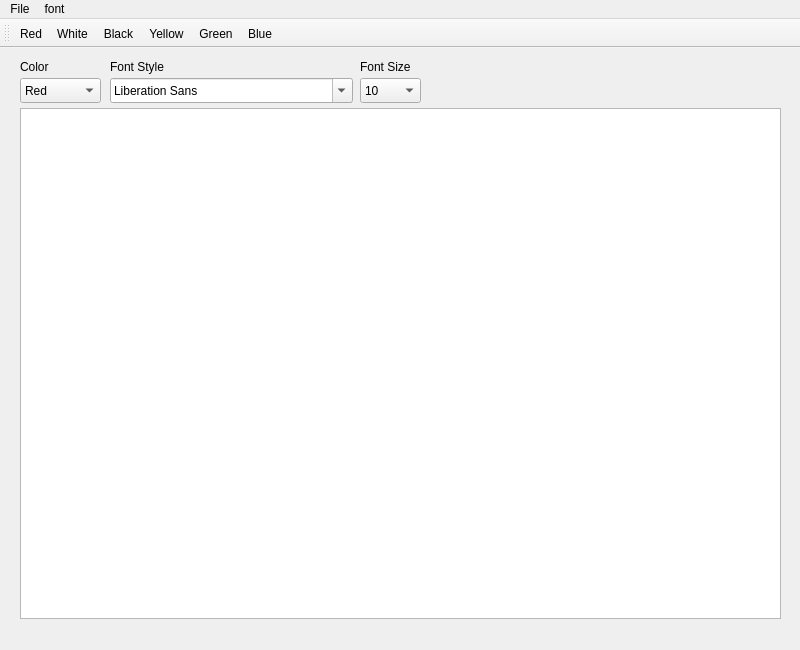
<?xml version="1.0" encoding="UTF-8"?>
<ui version="4.0">
 <class>MainWindow</class>
 <widget class="QMainWindow" name="MainWindow">
  <property name="geometry">
   <rect>
    <x>0</x>
    <y>0</y>
    <width>800</width>
    <height>650</height>
   </rect>
  </property>
  <property name="minimumSize">
   <size>
    <width>800</width>
    <height>650</height>
   </size>
  </property>
  <property name="maximumSize">
   <size>
    <width>800</width>
    <height>650</height>
   </size>
  </property>
  <property name="windowTitle">
   <string>NotaPadQT</string>
  </property>
  <widget class="QWidget" name="centralwidget">
   <widget class="QWidget" name="verticalLayoutWidget">
    <property name="geometry">
     <rect>
      <x>20</x>
      <y>60</y>
      <width>761</width>
      <height>511</height>
     </rect>
    </property>
    <layout class="QVBoxLayout" name="verticalLayout">
     <item>
      <widget class="QTextEdit" name="textEdit"/>
     </item>
    </layout>
   </widget>
   <widget class="QComboBox" name="comboBox">
    <property name="geometry">
     <rect>
      <x>20</x>
      <y>30</y>
      <width>81</width>
      <height>25</height>
     </rect>
    </property>
    <item>
     <property name="text">
      <string>Red</string>
     </property>
     <property name="icon">
      <iconset resource="../Resources.qrc">
       <normaloff>:/images/Icons/red.jpg</normaloff>:/images/Icons/red.jpg</iconset>
     </property>
    </item>
    <item>
     <property name="text">
      <string>White</string>
     </property>
     <property name="icon">
      <iconset resource="../Resources.qrc">
       <normaloff>:/images/Icons/white.jpg</normaloff>:/images/Icons/white.jpg</iconset>
     </property>
    </item>
    <item>
     <property name="text">
      <string>Black</string>
     </property>
     <property name="icon">
      <iconset resource="../Resources.qrc">
       <normaloff>:/images/Icons/black.jpg</normaloff>:/images/Icons/black.jpg</iconset>
     </property>
    </item>
    <item>
     <property name="text">
      <string>Yellow</string>
     </property>
     <property name="icon">
      <iconset resource="../Resources.qrc">
       <normaloff>:/images/Icons/yellow.jpg</normaloff>:/images/Icons/yellow.jpg</iconset>
     </property>
    </item>
    <item>
     <property name="text">
      <string>Green</string>
     </property>
     <property name="icon">
      <iconset resource="../Resources.qrc">
       <normaloff>:/images/Icons/green.jpg</normaloff>:/images/Icons/green.jpg</iconset>
     </property>
    </item>
    <item>
     <property name="text">
      <string>Blue</string>
     </property>
     <property name="icon">
      <iconset resource="../Resources.qrc">
       <normaloff>:/images/Icons/blue.jpg</normaloff>:/images/Icons/blue.jpg</iconset>
     </property>
    </item>
   </widget>
   <widget class="QLabel" name="ColorLabel">
    <property name="geometry">
     <rect>
      <x>20</x>
      <y>10</y>
      <width>31</width>
      <height>17</height>
     </rect>
    </property>
    <property name="text">
     <string>Color</string>
    </property>
   </widget>
   <widget class="QFontComboBox" name="fontComboBox">
    <property name="geometry">
     <rect>
      <x>110</x>
      <y>30</y>
      <width>243</width>
      <height>25</height>
     </rect>
    </property>
   </widget>
   <widget class="QLabel" name="FontLabel">
    <property name="geometry">
     <rect>
      <x>110</x>
      <y>10</y>
      <width>71</width>
      <height>17</height>
     </rect>
    </property>
    <property name="text">
     <string>Font Style</string>
    </property>
   </widget>
   <widget class="QComboBox" name="comboBox_Font_Size">
    <property name="geometry">
     <rect>
      <x>360</x>
      <y>30</y>
      <width>61</width>
      <height>25</height>
     </rect>
    </property>
    <item>
     <property name="text">
      <string>10</string>
     </property>
    </item>
    <item>
     <property name="text">
      <string>12</string>
     </property>
    </item>
    <item>
     <property name="text">
      <string>14</string>
     </property>
    </item>
    <item>
     <property name="text">
      <string>16</string>
     </property>
    </item>
    <item>
     <property name="text">
      <string>20</string>
     </property>
    </item>
    <item>
     <property name="text">
      <string>24</string>
     </property>
    </item>
    <item>
     <property name="text">
      <string>28</string>
     </property>
    </item>
    <item>
     <property name="text">
      <string>32</string>
     </property>
    </item>
    <item>
     <property name="text">
      <string>45</string>
     </property>
    </item>
    <item>
     <property name="text">
      <string>72</string>
     </property>
    </item>
   </widget>
   <widget class="QLabel" name="sizeLabel">
    <property name="geometry">
     <rect>
      <x>360</x>
      <y>10</y>
      <width>51</width>
      <height>17</height>
     </rect>
    </property>
    <property name="text">
     <string>Font Size</string>
    </property>
   </widget>
  </widget>
  <widget class="QMenuBar" name="menubar">
   <property name="geometry">
    <rect>
     <x>0</x>
     <y>0</y>
     <width>800</width>
     <height>22</height>
    </rect>
   </property>
   <widget class="QMenu" name="menuNotaPadQT">
    <property name="title">
     <string>File</string>
    </property>
    <addaction name="actionNew"/>
    <addaction name="actionOpen"/>
    <addaction name="actionSave"/>
    <addaction name="actionSettings"/>
   </widget>
   <widget class="QMenu" name="menufont">
    <property name="title">
     <string>font</string>
    </property>
    <widget class="QMenu" name="menuChange_color">
     <property name="title">
      <string>Change color</string>
     </property>
     <addaction name="actionRedFont"/>
     <addaction name="actionWhiteFont"/>
     <addaction name="actionBlackFont"/>
     <addaction name="actionYellowFont"/>
     <addaction name="actionGreenFont"/>
     <addaction name="actionBlueFont"/>
    </widget>
    <addaction name="menuChange_color"/>
   </widget>
   <addaction name="menuNotaPadQT"/>
   <addaction name="menufont"/>
  </widget>
  <widget class="QToolBar" name="toolBar">
   <property name="windowTitle">
    <string>toolBar</string>
   </property>
   <attribute name="toolBarArea">
    <enum>TopToolBarArea</enum>
   </attribute>
   <attribute name="toolBarBreak">
    <bool>false</bool>
   </attribute>
   <addaction name="actionRedFont"/>
   <addaction name="actionWhiteFont"/>
   <addaction name="actionBlackFont"/>
   <addaction name="actionYellowFont"/>
   <addaction name="actionGreenFont"/>
   <addaction name="actionBlueFont"/>
  </widget>
  <action name="actionNew">
   <property name="icon">
    <iconset theme="document-new">
     <normaloff>.</normaloff>.</iconset>
   </property>
   <property name="text">
    <string>New</string>
   </property>
  </action>
  <action name="actionOpen">
   <property name="icon">
    <iconset theme="document-open">
     <normaloff>.</normaloff>.</iconset>
   </property>
   <property name="text">
    <string>Open</string>
   </property>
  </action>
  <action name="actionSave">
   <property name="icon">
    <iconset theme="document-save">
     <normaloff>.</normaloff>.</iconset>
   </property>
   <property name="text">
    <string>Save</string>
   </property>
  </action>
  <action name="actionRedFont">
   <property name="icon">
    <iconset resource="../Resources.qrc">
     <normaloff>:/images/Icons/red.jpg</normaloff>:/images/Icons/red.jpg</iconset>
   </property>
   <property name="text">
    <string>Red</string>
   </property>
  </action>
  <action name="actionWhiteFont">
   <property name="icon">
    <iconset resource="../Resources.qrc">
     <normaloff>:/images/Icons/white.jpg</normaloff>:/images/Icons/white.jpg</iconset>
   </property>
   <property name="text">
    <string>White</string>
   </property>
  </action>
  <action name="actionBlackFont">
   <property name="icon">
    <iconset resource="../Resources.qrc">
     <normaloff>:/images/Icons/black.jpg</normaloff>:/images/Icons/black.jpg</iconset>
   </property>
   <property name="text">
    <string>Black</string>
   </property>
  </action>
  <action name="actionYellowFont">
   <property name="icon">
    <iconset resource="../Resources.qrc">
     <normaloff>:/images/Icons/yellow.jpg</normaloff>:/images/Icons/yellow.jpg</iconset>
   </property>
   <property name="text">
    <string>Yellow</string>
   </property>
  </action>
  <action name="actionGreenFont">
   <property name="icon">
    <iconset resource="../Resources.qrc">
     <normaloff>:/images/Icons/green.jpg</normaloff>:/images/Icons/green.jpg</iconset>
   </property>
   <property name="text">
    <string>Green</string>
   </property>
  </action>
  <action name="actionBlueFont">
   <property name="icon">
    <iconset resource="../Resources.qrc">
     <normaloff>:/images/Icons/blue.jpg</normaloff>:/images/Icons/blue.jpg</iconset>
   </property>
   <property name="text">
    <string>Blue</string>
   </property>
  </action>
  <action name="actionSettings">
   <property name="icon">
    <iconset theme="dialog-information"/>
   </property>
   <property name="text">
    <string>Settings...</string>
   </property>
  </action>
 </widget>
 <resources>
  <include location="../Resources.qrc"/>
 </resources>
 <connections/>
</ui>
